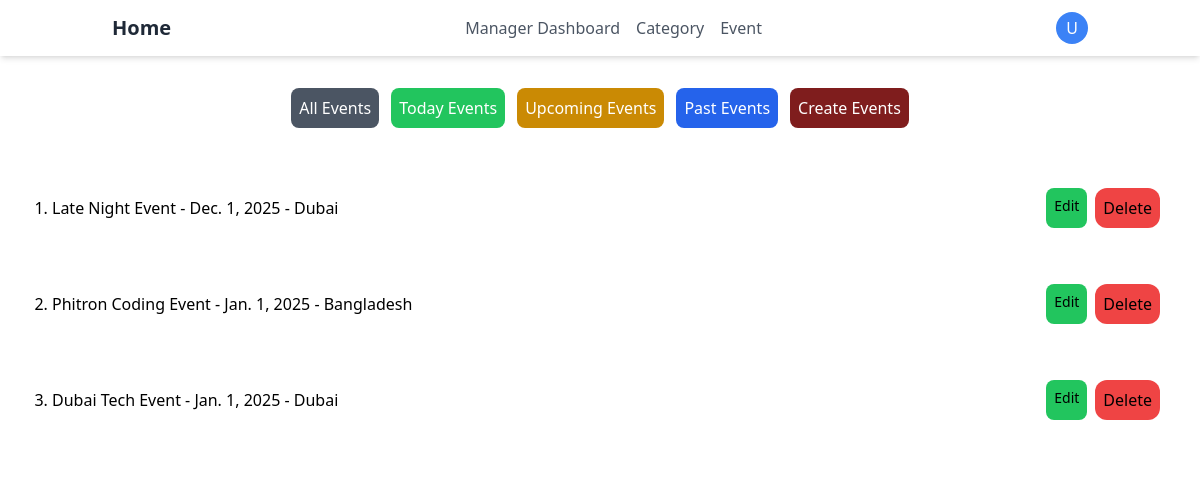
/users/admin_event/, run on an earlier commit of the app's database.
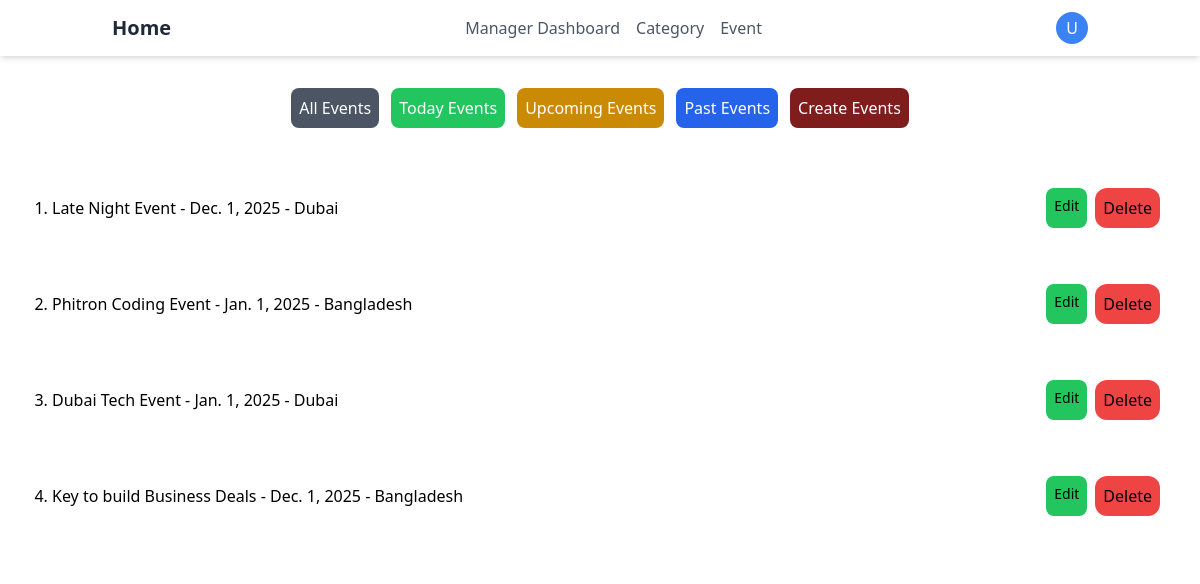
And on a later commit of the database.
### tasks/models.py (models this page shows, shortened)
class Event(models.Model):
    name = models.CharField(max_length=200)
    description = models.TextField(blank=True, null=True)
    date = models.DateField(db_index=True, default=timezone.now)
    time = models.TimeField()
    location = models.CharField(max_length=250)
    email = models.EmailField(unique=True, blank=True, null=True)
    status = models.CharField(max_length=30, choices= [
        ('UPCOMING', 'upcoming'),
        ('COMPLETED', 'Completed')
    ], default='UPCOMING', db_index=True)
    asset = models.ImageField(upload_to='event_asset', blank=True, null=True)
    participants = models.ManyToManyField(
        settings.AUTH_USER_MODEL,
        related_name="rsvp_event",
        blank=True
        )
    category = models.ForeignKey(
        Category,
        on_delete= models.CASCADE,
        default=1,
        db_index=True
        )
    speaker = models.ManyToManyField(
        Speaker,
        blank=True, null=True
    )

### users/views.py (the view)
# urls.py: path('admin_event/', AdminEvent.as_view(), name='admin_event'),
class AdminEvent(ListView):
    model = Event
    template_name = "admin_event.html"
    context_object_name = "events"
    def get_queryset(self):
        type = self.request.GET.get('type', 'all')
        today = timezone.now().date()
        events = Event.objects.all()
        if type == 'today':
            events = Event.objects.filter(date = today)
        elif type == 'upcoming':
            events = Event.objects.filter(date__gte = today)
        elif type == 'completed':
            events = Event.objects.filter(status = 'COMPLETED')
        elif type == 'past':
            events = Event.objects.filter(date__lt = today)
        elif type == 'all':
            events = Event.objects.all()
        else:
            events = Event.objects.all()
        return events
    def get_context_data(self, **kwargs):
        context =  super().get_context_data(**kwargs)
        today = timezone.now().date()
        context['event_count'] = Event.objects.aggregate(
        total = Count('id'),
        upcoming = Count('id', filter=Q(status = 'UPCOMING')),
        completed = Count('id', filter=Q(status = 'COMPLETED')),
        today_event = Count('id', filter=Q(date = today)),
        past_event = Count('id', filter=Q(date__lt = today))
    )
        return context

### users/context_processors.py (called while the page is built)
def profile_image(request):
    print("Profile image context processor called")
    if request.user.is_authenticated:
        print(f"User is authenticated: {request.user}")
        if request.user.profile_image:
            print(f"Profile image URL: {request.user.profile_image.url}")
            return {'profile_image': request.user.profile_image.url}
        else:
            print("Profile image field is empty")
    else:
        print("User is not authenticated")
    return {'profile_image': None}

### users/templates/admin_event.html (shortened to what this page needs)
{% load static %}
<!DOCTYPE html>
<html lang="en">
<head>
    <link rel="stylesheet" href="{% static 'css/output.css' %}">
    <link rel="stylesheet" href="{% static "css/style.css" %}">
</head>
<body>
    <header class="bg-white shadow-md">
        <nav class="container mx-auto px-6 py-3">
          <div class="flex justify-between items-center">
            <a href="{% url "home" %}" class="text-xl font-bold text-gray-800"
              >Home</a
            >
            <div class="hidden md:flex space-x-4">
              <a
                href="{% url "admin_event" %}"
                class="text-gray-600 hover:text-gray-800"
                >Manager Dashboard</a
              >
                <div class="relative drpdwn">
                  <button id="category-text" class="text-gray-600 hover:text-gray-800">Category</button>
                </div>
                <a href="{% url "admin_event" %}" class="relative">
                  <button class="text-gray-600 rounded-full hover:text-gray-800">Event</button>
                </a>
            </div>
            <div class="flex items-center">
              <div class="relative">
                <button id="user-menu-button" class="rounded-full p-2 bg-blue-500 text-white w-8 h-8
                  flex items-center justify-center hover:bg-gray-700">
                      {% if user.groups.all.0.name == "Admin" %}
                          A
                      {% elif user.groups.all.0.name == "Manager" %}
                          M
                      {% else %}
                          U
                      {% endif %}
                  </button>
              </div>
            </div>
          </div>
        </nav>
    </header>
    <main>
        <div>
            <div class="mt-8 w-full flex flex-wrap justify-center gap-3">
                <a href="?type=all" class="createevent p-2 bg-gray-600 text-white rounded-lg ">All Events</a>
                <a href="?type=today" class="createevent p-2 bg-green-500 text-white rounded-lg">Today Events</a>
                <a href="?type=upcoming" class="createevent p-2 bg-yellow-600 text-white rounded-lg">Upcoming Events</a>
                <a href="?type=past" class="createevent p-2 bg-blue-600 text-white rounded-lg">Past Events</a>
                <a href={% url "create_event" %} class="createevent p-2 bg-red-900 text-white rounded-lg">Create Events</a>
            </div>
        </div>
        <div class="bg-white w-full p-5 mt-5 rounded-xl">
                <ol class="list-decimal space-y-4">
                    {% for event in events %}
                    <div class="flex flex-col md:flex-row justify-between items-start md:items-center gap-4 p-3">
                        <div class="mx-5">
                            <li class="font-medium">{{event.name}} - {{event.date}} - {{event.location}}</li>
                        </div>
                        <div class="m-2 flex gap-2 flex-wrap">
                            <a href="{% url 'update_event' event.id %}"
                            class="createevent bg-green-500 rounded-lg text-sm p-2 text-black "
                            >Edit</a>
                            <form action="{% url 'delete_event' event.id %}" method="POST">
                                <button type="submit" class="createevent bg-red-500 rounded-xl p-2 text-black">
                                    Delete
                                </button>
                            </form>
                        </div>
                    </div>
                    {% endfor %}
                </ol>
        </div>
    </main>
</body>
</html>

What changed in the data, as far as the page shows it:
added Event: name "Key to build Business Deals", date "Dec. 1, 2025", location "Bangladesh"
